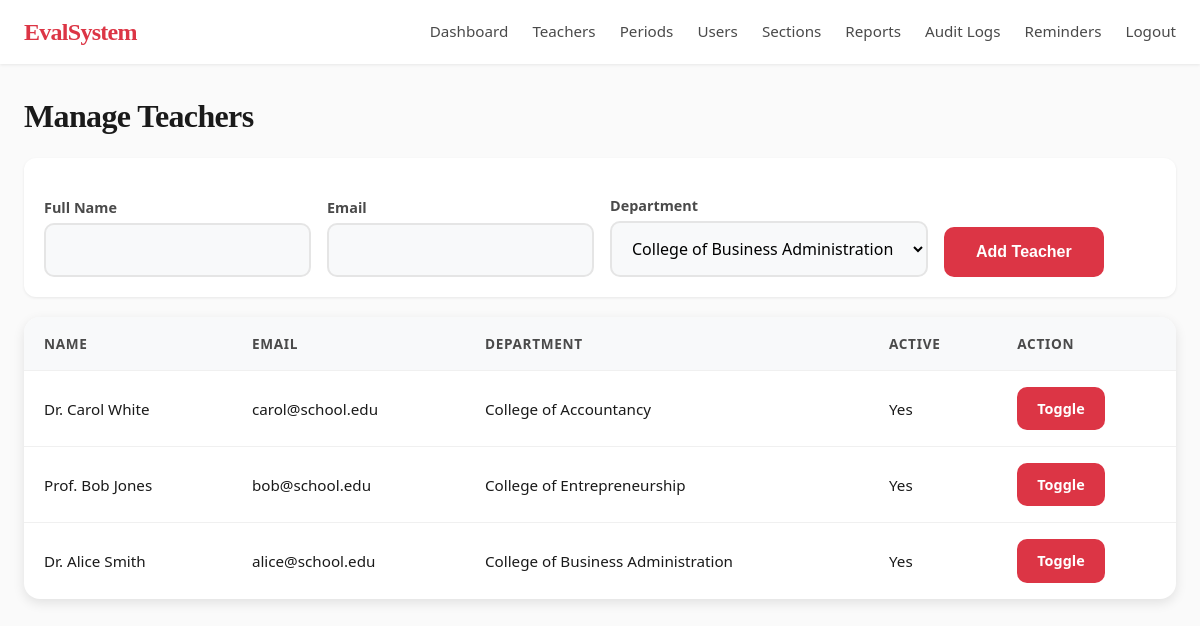
Screenshot of /admin/teachers.php (signed in) with the database file from the repository.
### tables this page shows
CREATE TABLE teachers (
    id INT AUTO_INCREMENT PRIMARY KEY,
    full_name VARCHAR(100) NOT NULL,
    email VARCHAR(100) NOT NULL UNIQUE,
    department_id INT NOT NULL,
    is_active TINYINT(1) DEFAULT 1,
    created_at TIMESTAMP DEFAULT CURRENT_TIMESTAMP,
    FOREIGN KEY (department_id) REFERENCES departments(id) ON DELETE CASCADE
);

CREATE TABLE departments (
    id INT AUTO_INCREMENT PRIMARY KEY,
    name VARCHAR(100) NOT NULL,
    created_at TIMESTAMP DEFAULT CURRENT_TIMESTAMP
);

### admin/teachers.php (the view, shortened to what this page needs)
<?php
require_once __DIR__ . '/../includes/functions.php';
$teachers = $pdo->query("SELECT t.*, d.name as dept_name FROM teachers t LEFT JOIN departments d ON t.department_id = d.id ORDER BY t.id DESC")->fetchAll();
$departments = $pdo->query("SELECT * FROM departments")->fetchAll();
?>
<!DOCTYPE html>
<html lang="en">
<head>
    <link rel="stylesheet" href="../assets/css/style.css">
</head>
<body>
<nav class="navbar">
    <div class="brand">EvalSystem</div>
    <ul>
        <li><a href="dashboard.php">Dashboard</a></li>
        <li><a href="teachers.php">Teachers</a></li>
        <li><a href="periods.php">Periods</a></li>
        <li><a href="users.php">Users</a></li>
        <li><a href="sections.php">Sections</a></li>
        <li><a href="reports.php">Reports</a></li>
        <li><a href="audit.php">Audit Logs</a></li>
        <li><a href="reminders.php">Reminders</a></li>
        <li><a href="../logout.php">Logout</a></li>
    </ul>
</nav>
<div class="container">
    <h2>Manage Teachers</h2>
    <form method="POST" action="" class="filter-form">
        <div><label>Full Name</label><input type="text" name="full_name" required></div>
        <div><label>Email</label><input type="email" name="email" required></div>
        <div><label>Department</label>
            <select name="department_id" required>
                <?php foreach ($departments as $de): ?><option value="<?php echo $de['id']; ?>"><?php echo htmlspecialchars($de['name']); ?></option><?php endforeach; ?>
            </select>
        </div>
        <div><button type="submit" name="add_teacher" class="btn">Add Teacher</button></div>
    </form>
    <table class="data-table">
        <thead><tr><th>Name</th><th>Email</th><th>Department</th><th>Active</th><th>Action</th></tr></thead>
        <tbody>
        <?php foreach ($teachers as $t): ?>
        <tr>
            <td><?php echo htmlspecialchars($t['full_name']); ?></td>
            <td><?php echo htmlspecialchars($t['email']); ?></td>
            <td><?php echo htmlspecialchars($t['dept_name']); ?></td>
            <td><?php echo $t['is_active'] ? 'Yes' : 'No'; ?></td>
            <td><a class="btn" href="?toggle=<?php echo $t['id']; ?>">Toggle</a></td>
        </tr>
        <?php endforeach; ?>
        </tbody>
    </table>
</div>
</body>
</html>

### assets/css/style.css (style rules this page uses)
:root { --primary: #dc3545; --primary-dark: #c82333; --primary-light: #e4606d; --white: #FFFFFF; --off-white: #F8F9FA; --cream: #FFF5F5; --text-primary: #1A1A1A; --text-secondary: #4A4A4A; --text-muted: #8A8A8A; --success: #28A745; --danger: #DC143C; --warning: #FFC107; --bg: #FAFAFA; --bg-card: #FFFFFF; --shadow-sm: 0 1px 3px rgba(0, 0, 0, 0.08); --shadow-md: 0 4px 12px rgba(0, 0, 0, 0.1); --shadow-lg: 0 8px 24px rgba(0, 0, 0, 0.12); --font-primary: 'Segoe UI', -apple-system, BlinkMacSystemFont, sans-serif; --font-serif: 'Playfair Display', 'Georgia', 'Times New Roman', serif; }
* { box-sizing: border-box; margin: 0; padding: 0; }
body { font-family: var(--font-primary); background: var(--bg); color: var(--text-primary); line-height: 1.6; -webkit-font-smoothing: antialiased; -moz-osx-font-smoothing: grayscale; }
h1, h2, h3, h4, h5, h6 { font-family: var(--font-serif); font-weight: 600; letter-spacing: -0.02em; line-height: 1.3; }
h2 { font-size: 2rem; }
.navbar { background: var(--white); color: var(--text-primary); display: flex; justify-content: space-between; align-items: center; padding: 0 1.5rem; height: 64px; box-shadow: var(--shadow-sm); position: sticky; top: 0; z-index: 100; }
.navbar .brand { font-family: var(--font-serif); font-weight: 700; font-size: 1.5rem; color: var(--primary); letter-spacing: -0.03em; }
.navbar ul { list-style: none; display: flex; gap: 1.5rem; margin: 0; padding: 0; }
.navbar a { color: var(--text-secondary); text-decoration: none; font-size: 0.95rem; font-weight: 500; transition: color 0.2s ease; }
.container { max-width: 1200px; margin: 2rem auto; padding: 0 1.5rem; }
.data-table { width: 100%; border-collapse: separate; border-spacing: 0; background: var(--bg-card); border-radius: 16px; overflow: hidden; box-shadow: var(--shadow-md); margin: 1.25rem 0; }
.data-table th, .data-table td { padding: 1rem 1.25rem; text-align: left; border-bottom: 1px solid #F0F0F0; font-size: 0.95rem; }
.data-table th { background: var(--off-white); font-weight: 600; color: var(--text-secondary); font-size: 0.85rem; text-transform: uppercase; letter-spacing: 0.05em; }
.data-table tr:last-child td { border-bottom: none; }
.btn { display: inline-block; padding: 0.625rem 1.25rem; background: var(--primary); color: var(--white); text-decoration: none; border-radius: 10px; font-size: 0.9rem; font-weight: 600; border: none; cursor: pointer; transition: background 0.2s ease, transform 0.1s ease; }
label { display: block; margin: 1rem 0 0.5rem; font-weight: 600; font-size: 0.9rem; color: var(--text-secondary); }
input[type="text"], input[type="email"], input[type="password"], select, textarea { width: 100%; padding: 0.875rem 1rem; border: 2px solid #E5E5E5; border-radius: 10px; font-family: inherit; font-size: 1rem; background: var(--off-white); transition: border-color 0.2s ease, box-shadow 0.2s ease; }
button[type="submit"] { padding: 1rem 2rem; background: var(--primary); color: var(--white); border: none; border-radius: 10px; cursor: pointer; font-size: 1rem; font-weight: 600; margin-top: 0.75rem; transition: background 0.2s ease, transform 0.1s ease; }
.filter-form { display: flex; gap: 1rem; align-items: flex-end; flex-wrap: wrap; margin: 1.25rem 0; padding: 1.25rem; background: var(--bg-card); border-radius: 12px; box-shadow: var(--shadow-sm); }
.filter-form label { margin-bottom: 0.25rem; }
.filter-form select { min-width: 200px; }

### rows the page displays
teachers: full_name "Dr. Carol White", email "carol@school.edu", department.name "College of Accountancy", is_active "Yes"
teachers: full_name "Prof. Bob Jones", email "bob@school.edu", department.name "College of Entrepreneurship", is_active "Yes"
teachers: full_name "Dr. Alice Smith", email "alice@school.edu", department.name "College of Business Administration", is_active "Yes"

### other values shown
form field department_id "College of Business Administration"
